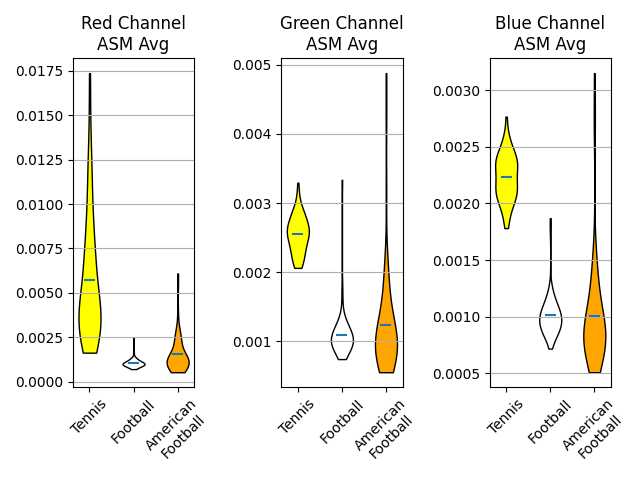
#> input picture asm_data.png, 640 x 480 px
$ python -i utils.py   (imports and definitions only)
#> lines starting #> are read from the running program, lines starting #| are printed output that depends on the picture; after the words box and inside, x2 and y2 are one past the last pixel; in counts of white or black regions, pixels touching at a corner belong together
import os
import glob
from natsort import natsorted
import numpy as np
import matplotlib.pyplot as plt
import cv2


# [24 lines left out: functions get_images_and_masks_in_path, img_is_color, not called in this run]


from heapq import nlargest, nsmallest


# [191 lines left out: functions dice_score, extract_frame_number, dice_similarity_score, show_image_list, not called in this run]


def fill(img):
    des = cv2.bitwise_not(img.copy())
    contour, hier = cv2.findContours(des, cv2.RETR_CCOMP, cv2.CHAIN_APPROX_SIMPLE)
    for cnt in contour:
        cv2.drawContours(des, [cnt], 0, 255, -1)
    return cv2.bitwise_not(des)

>>> import cv2
>>> picture = cv2.imread('../asm_data.png', cv2.IMREAD_GRAYSCALE)
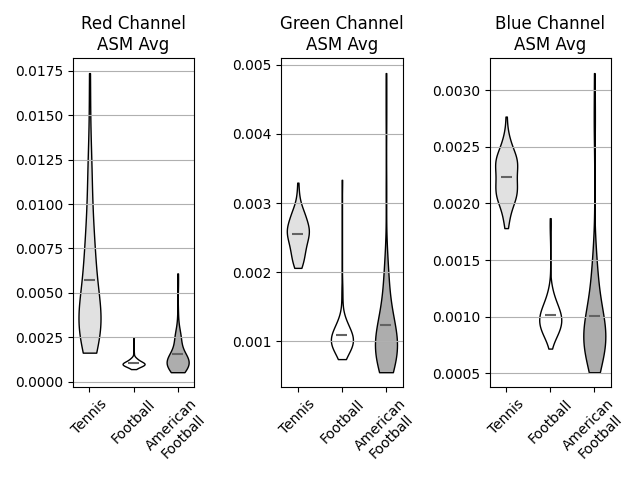
#> picture: shape (480, 640); min 0, max 255, mean 241.5
>>> result = fill(picture)
#> in fill, `des = cv2.bitwise_not(img.copy())`:
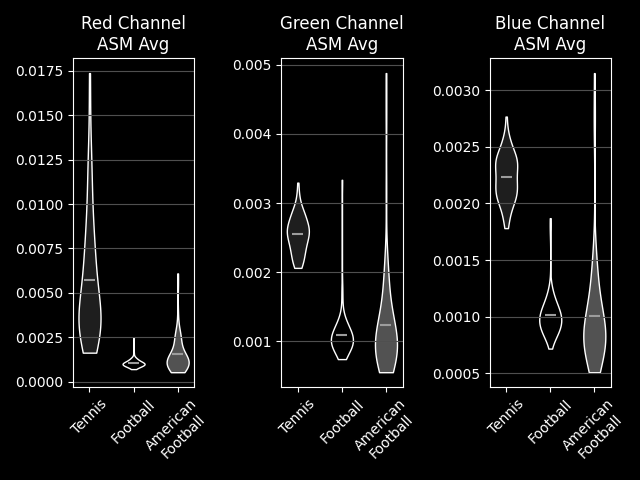
#> des: shape (480, 640); min 0, max 255, mean 13.5
#> in fill, `contour, hier = cv2.findContours(des, cv2.RETR_CCOMP, cv2.CHAIN_APPROX..`: contour = 762 contours, 489 with area under 20; largest, box (x1, y1, x2, y2) and area: (276, 57, 405, 393) 41116, (68, 57, 196, 393) 40812, (485, 57, 613, 393) 40794, (282, 66, 403, 134) 7915, (282, 135, 386, 203) 6766
#> the loop in fill, `for cnt in contour:` made 762 passes
#> cnt on passes 1 to 3: [[563, 447]], [[355, 447]], [[146, 447]]
#> after the loop in fill, `for cnt in contour:`:
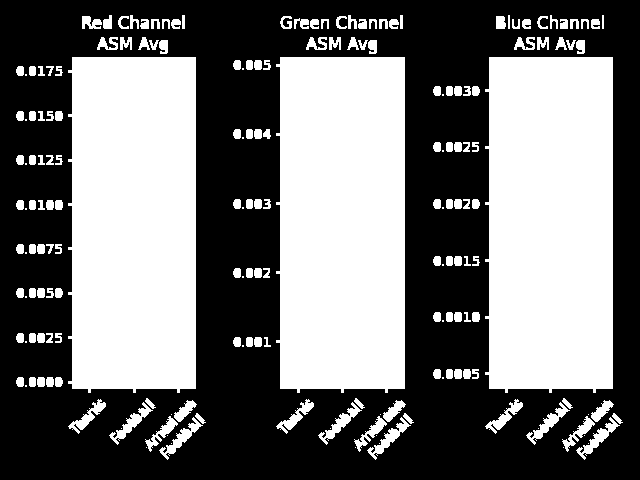
#> des: shape (480, 640); 45.4% white; 194 white regions (34 under 20 px), largest, box (x1, y1, x2, y2) and area: (276, 57, 405, 393) 41596, (68, 57, 196, 393) 41300, (485, 57, 613, 393) 41276

$ run again, on Kalman kr kq.png
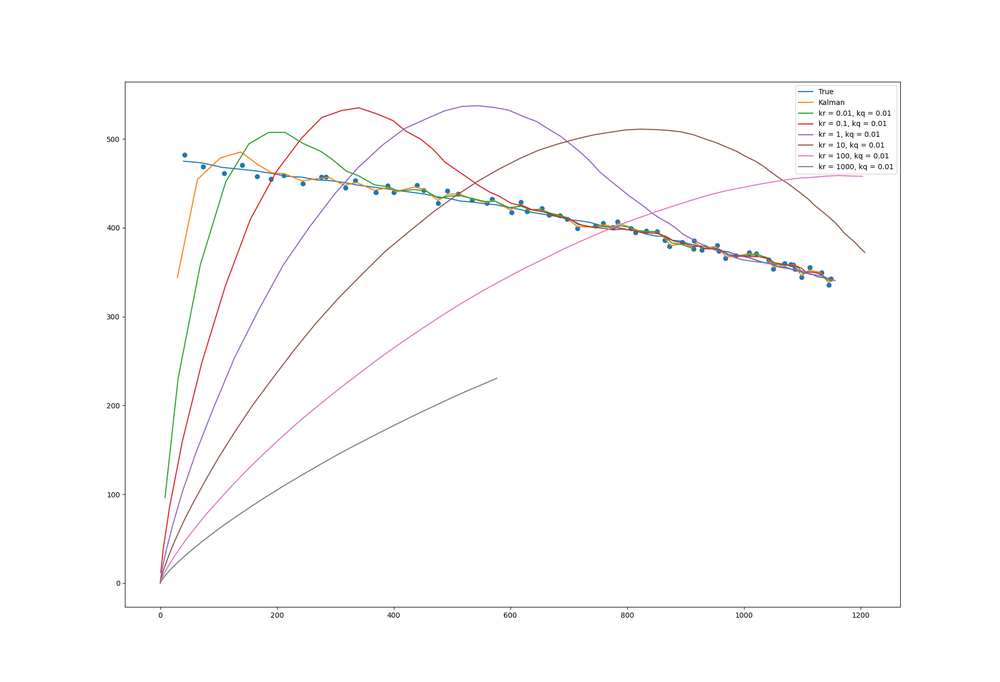
#> input picture Kalman kr kq.png, 1000 x 682 px, shrunk from 1945 x 1326 before the run
#> in fill, `des = cv2.bitwise_not(img.copy())`:
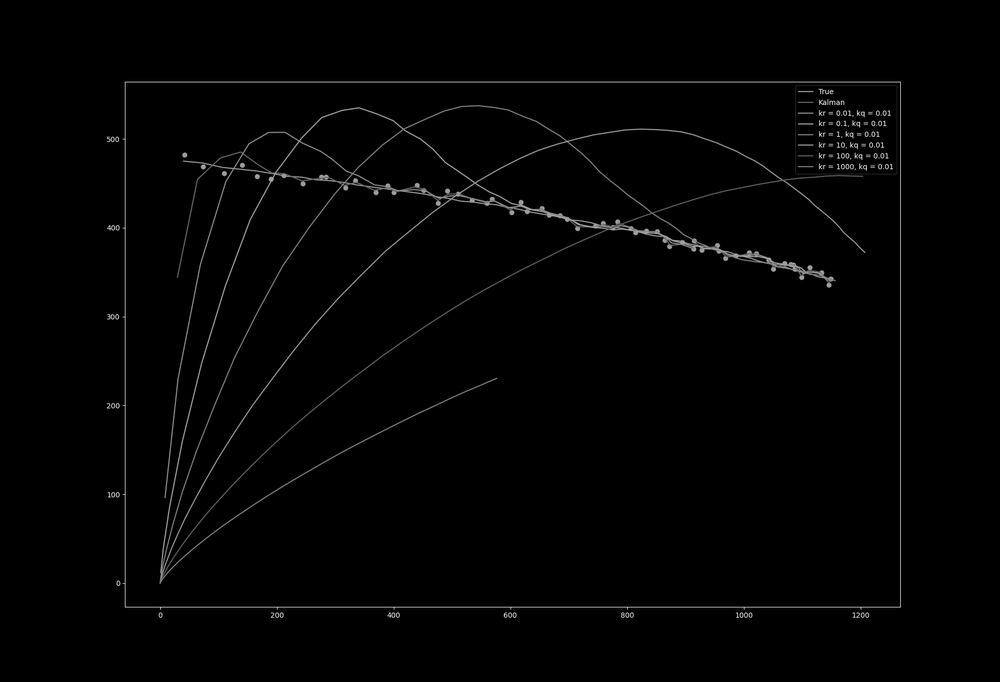
#> des: shape (682, 1000); min 0, max 232, mean 2.7
#> contour = 4035 contours, 3970 with area under 20; largest, box (x1, y1, x2, y2) and area: (104, 81, 903, 620) 411980, (127, 84, 900, 605) 276298, (173, 201, 605, 552) 26978, (173, 186, 436, 535) 16913, (171, 176, 339, 516) 10312
#> the loop in fill, `for cnt in contour:` made 4035 passes
#> cnt on passes 1 to 3: [[865, 619], [868, 619]], [[736, 619], [738, 619]], [[621, 619], [624, 619]]
#> after the loop in fill, `for cnt in contour:`:
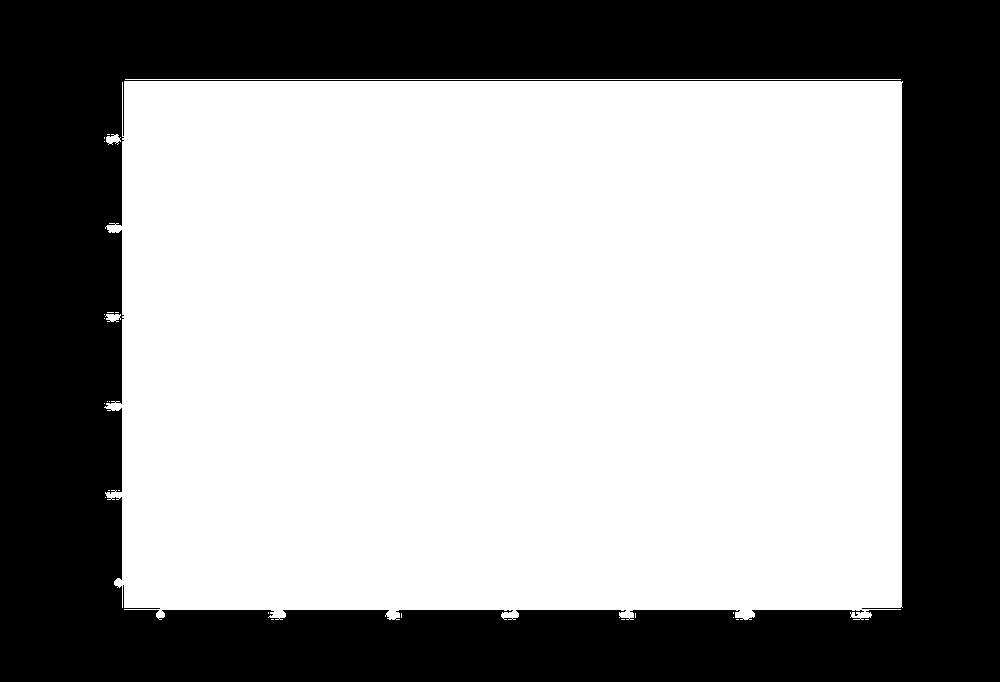
#> des: shape (682, 1000); 60.8% white; 1 black region, box (x1, y1, x2, y2) and area: (0, 0, 1000, 682) 267269

$ run again, on asm_range_data.png
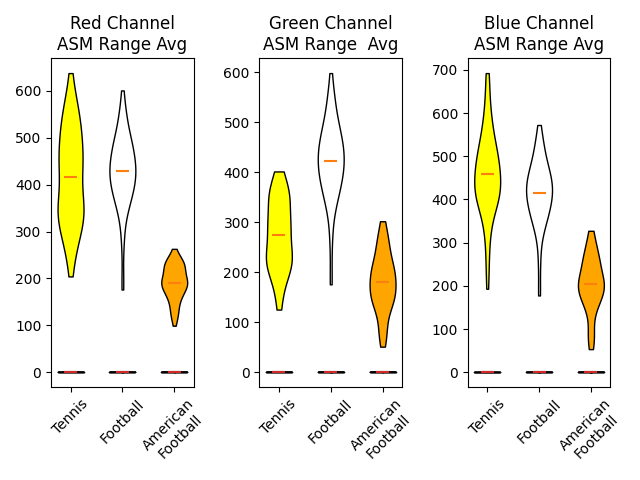
#> input picture asm_range_data.png, 640 x 480 px
#> in fill, `des = cv2.bitwise_not(img.copy())`:
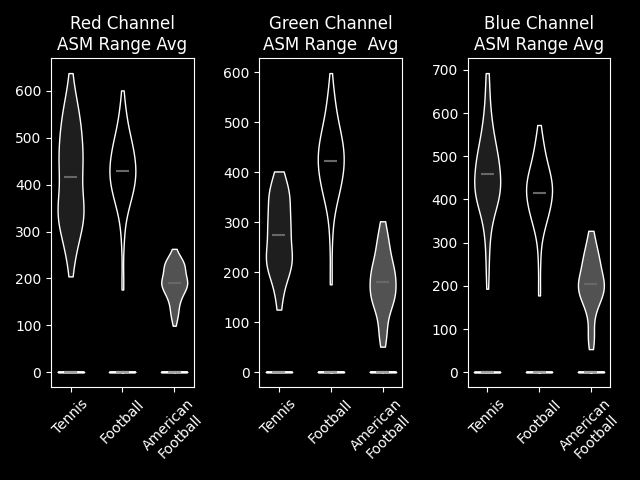
#> des: shape (480, 640); min 0, max 255, mean 14.2
#> contour = 689 contours, 483 with area under 20; largest, box (x1, y1, x2, y2) and area: (254, 57, 404, 393) 48085, (46, 57, 196, 393) 48085, (463, 57, 612, 393) 47763, (260, 59, 402, 387) 46105, (52, 59, 194, 387) 46105
#> the loop in fill, `for cnt in contour:` made 689 passes
#> cnt on passes 1 to 3: [[560, 447]], [[351, 447]], [[143, 447]]
#> after the loop in fill, `for cnt in contour:`:
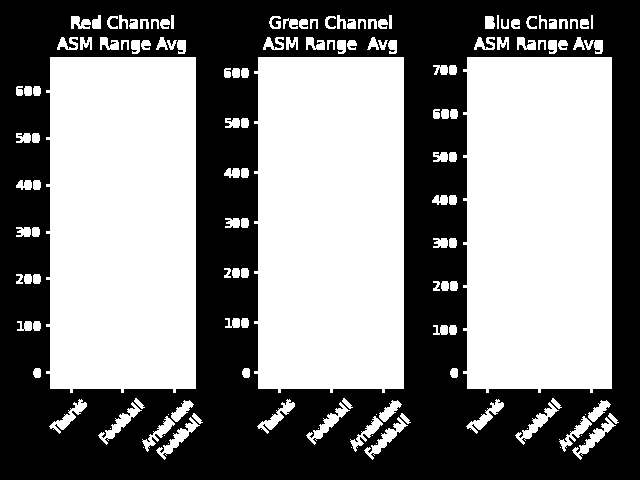
#> des: shape (480, 640); 52.1% white; 1 black region, box (x1, y1, x2, y2) and area: (0, 0, 640, 480) 147213
